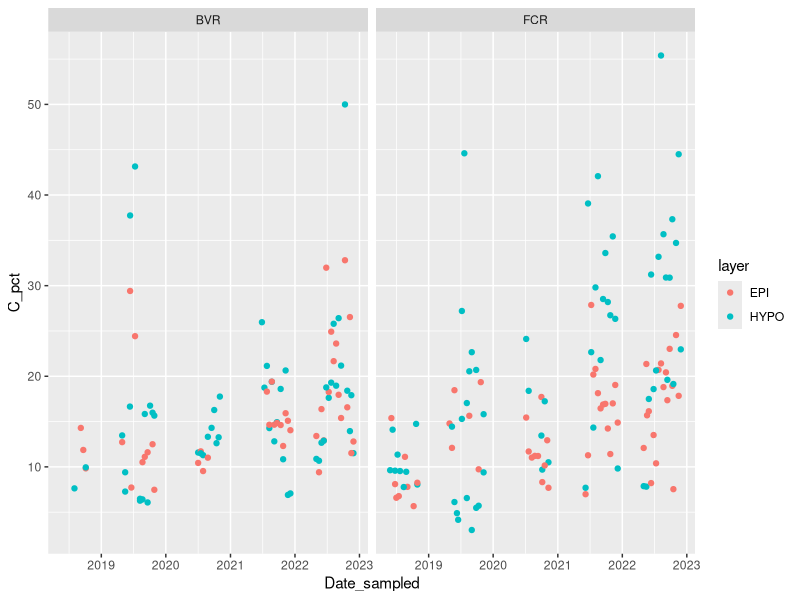
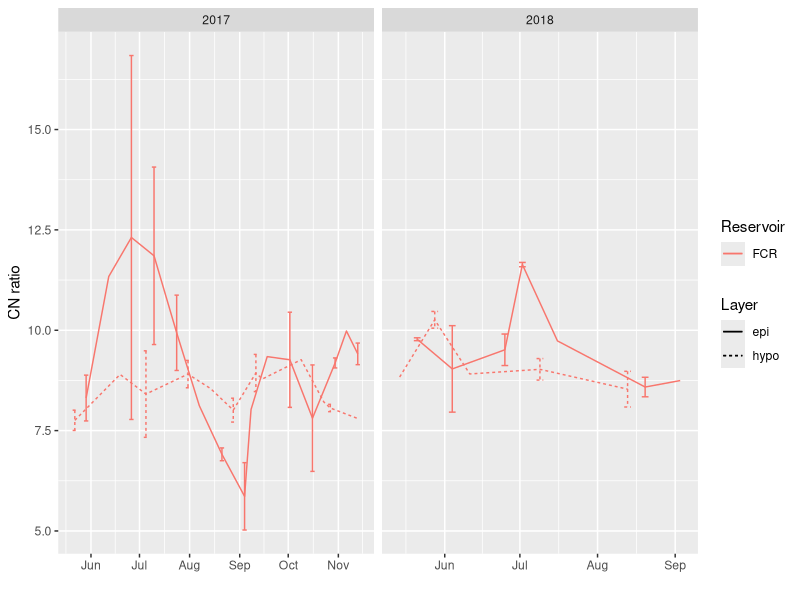
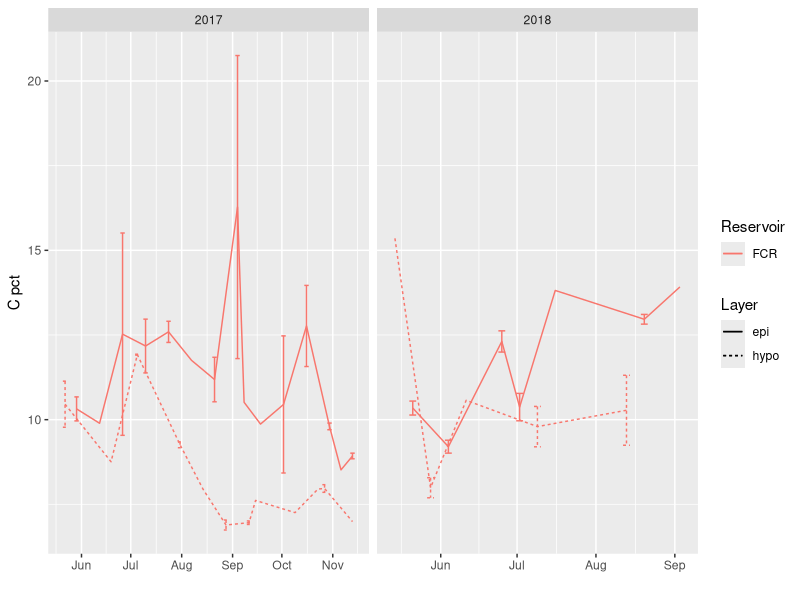
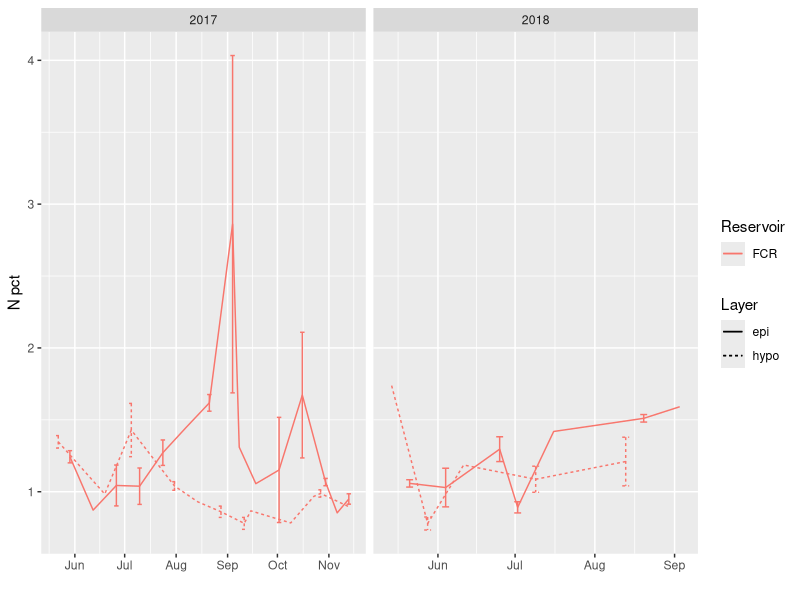
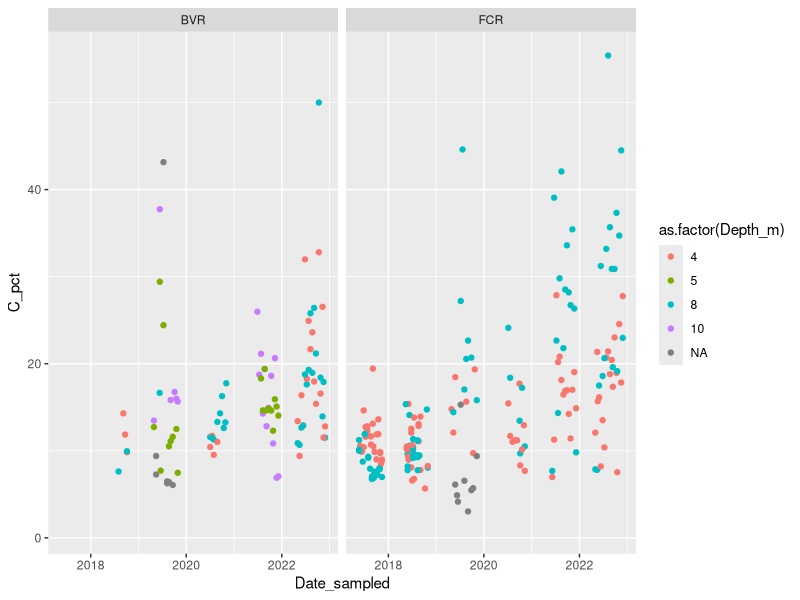

These figures' R source, in order:
## ---- chunk 1
knitr::opts_chunk$set(echo = TRUE)
library(tidyverse)
library(lubridate)
## ---- chunk 2
cn1 = read.csv("./2023 sed trap runs/ASL 23jan23.csv")
cn2 = read.csv("./2023 sed trap runs/ASL 24jan23.csv")
cn3 = read.csv("./2023 sed trap runs/ASL 26jan23.csv")
cn4 = read.csv("./2023 sed trap runs/ASL 27jan23.csv")
cn5 = read.csv("./2023 sed trap runs/ASL 23mar22.csv")
cn6 = read.csv("./2023 sed trap runs/ASL 10feb22.csv")
# Correct format should be F_sed_8m_R2_F2_02May22

cn_raw = cn1%>%
  full_join(cn2)%>%
  full_join(cn3)%>%
  full_join(cn4)%>%
  full_join(cn5)%>%
  full_join(cn6)

cn_processed = cn_raw%>%
  filter(!Name%in%c("aa as unknown","aspartic acid","RunIn","ref zzyzx","crucible blank","internal reference zzyzx"),
         Method == "very low")%>%
  mutate(Reservoir = ifelse(substring(Name,1,1)%in%c("f","F"),"FCR",NA),
         Reservoir = ifelse(substring(Name,1,1)%in%c("b","B"),"BVR",Reservoir),
         cut = substring(Name,2),
         Date_sampled = as.Date(sub("_.*","",cut),format = "%d%b%y"),
         cut = sub("[0-9]+[a-z]+[0-9]+","",cut),
         Depth_m = as.numeric(sub("_","",sub("m.+","",cut))),
         cut = sub("_[0-9]+m_","",cut),
         cut = ifelse(cut=="r1f2","r1f2_r1f2",cut),
         filter1_ID = ifelse(grepl("_",cut), #First, standardize filter columns
                             sub("_.+","",cut),
                             paste0("r1",cut)),
         filter2_ID = ifelse(grepl("_",cut),
                             sub(".+_","",cut),
                             paste0("r2",cut)),
         filter1_ID = paste0(substr(Reservoir,1,1),"_sed_",
                             Depth_m,"m_R",substr(filter1_ID,2,2),"_F",substr(filter1_ID,4,4),"_",
                             format(Date_sampled,"%d%b%y")),
         filter2_ID = paste0(substr(Reservoir,1,1),"_sed_",
                             Depth_m,"m_R",substr(filter2_ID,2,2),"_F",substr(filter2_ID,4,4),"_",
                             format(Date_sampled,"%d%b%y")))%>%
  select(-cut,-No.,-Hole..Pos.,-Method,-Info,-C..Blank,-N..Blank)%>%
  rename(Time_run = Time,
         Weight_mg = Weight...mg.,
         N_area = N..Area,
         C_area = C..Area,
         N_pct = N.....,
         C_pct = C.....,
         CN_ratio = C.N..ratio,
         N_factor = N..Factor,
         C_factor = C..Factor,
         Date_run = Date)

cn_processed%>%
  mutate(layer=ifelse(Depth_m%in%c(4,5),"EPI","HYPO"))%>%
  ggplot(aes(x=Date_sampled,y=C_pct,color=layer))+
  #ggplot(aes(x=Date_sampled,y=C_pct,color=as.factor(Depth_m)))+
  geom_point()+
  facet_wrap(~Reservoir)
## ---- chunk 3
weights2019 <- read.csv("./2019 files/2019_SedTraps_edited.csv")%>%
  mutate(Day_Filtered=as.POSIXct(Day_Filtered, format = "%d-%b-%y"),
         Sed_mass_g= Filter_mass_post_filtering_g-Filter_mass_pre_filtering_g,
         Sed_conc_mg_L= Sed_mass_g / Volume_filtered_mL*1000000,
         Sample_ID= tolower(Sample_ID),
         Depth = str_extract(str_extract(Sample_ID, "[0-9]+m"),"[0-9]+"),
         Rep =str_extract(str_extract(Sample_ID, "r[0-9]+"),"[0-9]+"),
         Filter =str_extract(str_extract(Sample_ID, "f[0-9]+"),"[0-9]+"),
         Res= str_extract(Sample_ID, "(fcr|bvr|\\sb\\s|\\sf\\s)"),
         Date = str_extract(Sample_ID, "\\d+ \\D\\D\\D \\d\\d"),
         Date= as.POSIXct(Date, format = "%d %b %y"),
         Type = str_extract(Sample_ID, "(sed\\strap\\sleftover|st\\sleftover|ses\\snet|sed)"))
         
weights2019$Date[is.na(weights2019$Date)]=weights2019$Day_Filtered[is.na(weights2019$Date)]
weights2019$Res[is.na(weights2019$Res) & weights2019$Depth %in% c(4,8)]= "fcr"
weights2019$Res[is.na(weights2019$Res) & weights2019$Depth %in% c(5,10)]= "bvr"
weights2019$Type[is.na(weights2019$Type)] = "sed"

weights2019_processed = weights2019%>%
  filter(Type=="sed")%>%
  select(-Type)
## ---- chunk 4
cn1 <- read.csv("./2019 files/MAG03Apr19.csv")
cn2 <- read.csv("./2019 files/MAG10Apr19.csv")
cn3 <- read.csv("./2019 files/MAG28mar19.csv")
# Correct format should be F_sed_8m_R2_F2_02May22

cn_temp <- cn1 %>%
  full_join(cn2)%>%
  full_join(cn3)%>%
  filter(Method == "soil")%>%
  mutate(Name = tolower(Name),
         Date_run = Date,
         Reservoir = str_extract(str_extract(Name, "(f_|fcr|b_|bvr)"),"[a-z]"),
         Reservoir = ifelse(grepl("f",Reservoir),
                           "FCR",
                           ifelse(grepl("b",Reservoir),
                                  "BVR",
                                  NA)
                           ),
         Depth_m = as.numeric(str_extract(str_extract(Name, "[0-9]+m"),"[0-9]+")),
         Rep = as.numeric(str_extract(str_extract(Name, "r[0-9]+"),"[0-9]+")),
         is.dup = str_extract(Name, "dup"),
         Date_num = str_extract(Name, "\\d\\d\\d\\d+"), #Dates are stored in four different ways...
         Date_num = ifelse(nchar(Date_num)==5,paste0("0",Date_num),Date_num),
         Date_num = ifelse(Date_num == "9318","090318",Date_num), #ugh
         Date_num = as.character(as.Date(Date_num, format = "%m%d%y")),
         Date_let = as.character(as.Date(str_extract(Name, "\\d+\\D\\D\\D\\d\\d"), format = "%d%b%y")),
         Date_slash = as.character(as.Date(str_extract(Name, "\\d+[-/]\\d+[-/]\\d+"), format = c("%m/%d/%y","%m-%d-%y"))))%>%
  rename(Time_run = Time,
         Weight_mg = Weight...mg.,
         N_area = N..Area,
         C_area = C..Area,
         N_pct = N.....,
         C_pct = C.....,
         CN_ratio = C.N..ratio)%>%
  select(-No.,-Hole..Pos.,-N..Factor,-C..Factor,-N..Blank,-C..Blank)
cn_17_18 <- unite(cn_temp, "Date_temp", c(Date_num,Date_let,Date_slash), sep = "")%>%
  mutate(Date_sampled = as.Date(gsub("NA","",Date_temp)))%>%
  select(-Date_temp,-Date)
cn_17_18$Layer[cn_17_18$Depth_m %in% c(4,5)] <- "epi"
cn_17_18$Layer[cn_17_18$Depth_m %in% c(8,10)] <- "hypo"

cn_sd <- cn_17_18 %>%
  group_by(Reservoir, Layer, Date_sampled)%>%
  add_tally()%>%
  summarize(CN_ratio_mean = mean(CN_ratio, na.rm = T),
            CN_ratio_sd = sd(CN_ratio, na.rm = T),
            N_pct_mean = mean(N_pct),
            N_pct_sd = sd(N_pct),
            C_pct_mean = mean(C_pct),
            C_pct_sd = sd(C_pct),
            n = unique(n))%>%
  mutate(Year = year(Date_sampled))

cn_sd%>%
  filter(!is.na(Date_sampled))%>%
  ggplot(aes(x = Date_sampled, y = CN_ratio_mean, col = Reservoir, lty = Layer))+
  geom_line()+
  geom_errorbar(aes(ymin = (CN_ratio_mean-CN_ratio_sd), ymax = (CN_ratio_mean+CN_ratio_sd)))+
  ylab("CN ratio")+
  xlab("")+
  facet_wrap("Year", scales = "free_x")

cn_sd%>%
  filter(!is.na(Date_sampled))%>%
  ggplot(aes(x = Date_sampled, y = C_pct_mean, col = Reservoir, lty = Layer))+
  geom_line()+
  geom_errorbar(aes(ymin = (C_pct_mean-C_pct_sd), ymax = (C_pct_mean+C_pct_sd)))+
  ylab("C pct")+
  xlab("")+
  facet_wrap("Year", scales = "free_x")

cn_sd%>%
  filter(!is.na(Date_sampled))%>%
  ggplot(aes(x = Date_sampled, y = N_pct_mean, col = Reservoir, lty = Layer))+
  geom_line()+
  geom_errorbar(aes(ymin = (N_pct_mean-N_pct_sd), ymax = (N_pct_mean+N_pct_sd)))+
  ylab("N pct")+
  xlab("")+
  facet_wrap("Year", scales = "free_x")
## ---- chunk 5
names(cn_processed)
names(cn_17_18)

cn_comb = cn_processed%>%
  full_join(cn_17_18)

cn_comb%>%
  ggplot(aes(x=Date_sampled,y=C_pct,color=as.factor(Depth_m)))+
  geom_point()+
  facet_wrap(~Reservoir)
